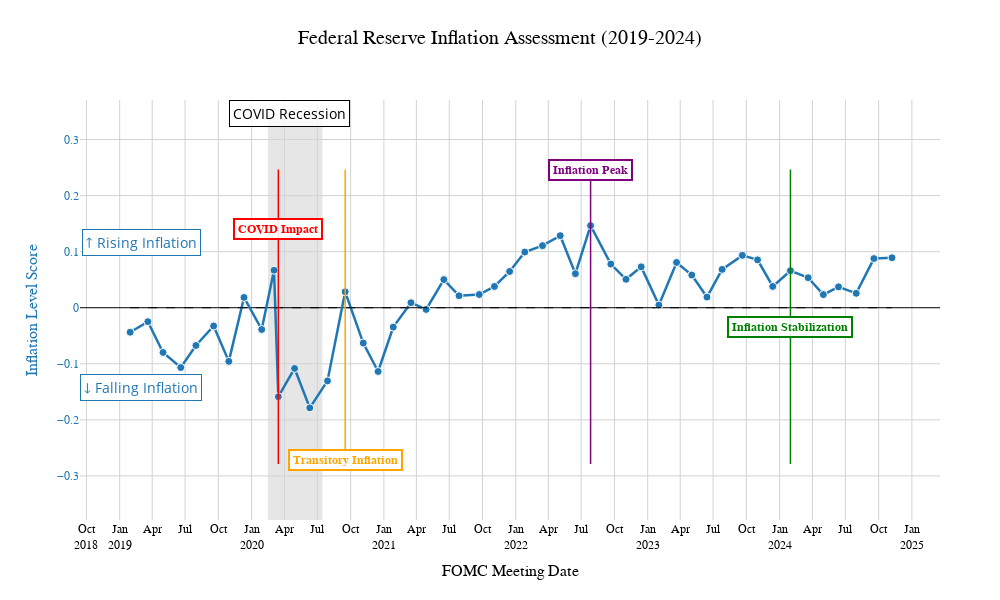

Source (notebook cell):
### Code cell
import plotly.graph_objects as go
import pandas as pd
import numpy as np
from datetime import datetime

# Convert date to datetime if it's not already
if not pd.api.types.is_datetime64_any_dtype(df['date']):
    df['date'] = pd.to_datetime(df['date'])

# Filter data for our time range (2019-01 to 2024-01)
mask = (df['date'] >= '2019-01-01') & (df['date'] <= '2025-01-31')
filtered_df = df.loc[mask].copy()

# Make sure the data is sorted by date
filtered_df = filtered_df.sort_values('date')

# Key events with dates and descriptions for inflation
key_events = [
    {'date': '2020-03-15', 'description': 'COVID Impact', 'color': 'red'},
    {'date': '2020-09-16', 'description': 'Transitory Inflation', 'color': 'orange'},
    {'date': '2022-07-27', 'description': 'Inflation Peak', 'color': 'purple'},
    {'date': '2024-01-31', 'description': 'Inflation Stabilization', 'color': 'green'}
]

# Create the figure
fig = go.Figure()

# Add inflation level score
fig.add_trace(
    go.Scatter(
        x=filtered_df['date'], 
        y=filtered_df['inflation_level_score'],
        mode='lines+markers',
        name='Inflation Level',
        line=dict(color='#1F77B4', width=2.5),  # Blue for inflation level
        marker=dict(
            size=8,
            color='#1F77B4',
            line=dict(color='white', width=1)
        )
    )
)

# Add reference line at zero
fig.add_shape(
    type="line",
    x0=filtered_df['date'].min(),
    y0=0,
    x1=filtered_df['date'].max(),
    y1=0,
    line=dict(color="black", width=1, dash="dash"),
)

# Add key events as vertical lines with clearly visible annotations
for event in key_events:
    event_date = pd.Timestamp(event['date'])
    
    # Find the nearest date in our data
    nearest_idx = abs(filtered_df['date'] - event_date).argmin()
    
    # Find the inflation score on that date (if available)
    y_position = 0
    if nearest_idx < len(filtered_df):
        y_position = filtered_df.iloc[nearest_idx]['inflation_level_score']
    
    # Add vertical line
    fig.add_shape(
        type="line",
        x0=event_date,
        y0=filtered_df['inflation_level_score'].min() - 0.1,
        x1=event_date,
        y1=filtered_df['inflation_level_score'].max() + 0.1,
        line=dict(
            color=event['color'],
            width=1.5,
            dash="solid",
        ),
    )
    
    # Position adjustments for annotations to prevent overlap and move out of middle
    # Vary the positions based on event date
    y_offsets = {
        '2020-03-15': 0.3,
        '2020-09-16': -0.3,
        '2022-07-27': 0.1,
        '2024-01-31': -0.1
    }
    
    y_offset = y_offsets.get(event['date'], 0)
    
    # Add clear text labels
    fig.add_annotation(
        x=event_date,
        y=y_position + y_offset,
        text=event['description'],
        showarrow=False,
        font=dict(size=12, color=event['color'], family="Arial", weight="bold"),
        align="center",
        bgcolor="rgba(255, 255, 255, 0.9)",
        bordercolor=event['color'],
        borderwidth=2,
        borderpad=3,
    )

# Add recession shading for COVID period
fig.add_shape(
    type="rect",
    x0="2020-02-15", 
    x1="2020-07-15",
    y0=filtered_df['inflation_level_score'].min() - 0.2,
    y1=filtered_df['inflation_level_score'].max() + 0.2,
    fillcolor="rgba(128, 128, 128, 0.2)", 
    line=dict(width=0),
    layer="below",
)

# Add clear text label for COVID recession
fig.add_annotation(
    x=pd.Timestamp("2020-04-15"),
    y=filtered_df['inflation_level_score'].max() + 0.2,
    text="COVID Recession",
    showarrow=False,
    font=dict(size=14, color="black"),
    align="center",
    bgcolor="rgba(255, 255, 255, 0.8)",
    bordercolor="black",
    borderwidth=1,
    borderpad=3,
)

# Add annotations for inflation level score - moved to edges
fig.add_annotation(
    x=pd.Timestamp("2019-03-01"),
    y=filtered_df['inflation_level_score'].max() * 0.8,
    text="↑ Rising Inflation",
    showarrow=False,
    font=dict(size=14, color="#1F77B4"),
    align="left",
    bgcolor="white",
    bordercolor="#1F77B4",
    borderwidth=1,
    borderpad=3,
)

fig.add_annotation(
    x=pd.Timestamp("2019-03-01"),
    y=filtered_df['inflation_level_score'].min() * 0.8,
    text="↓ Falling Inflation",
    showarrow=False,
    font=dict(size=14, color="#1F77B4"),
    align="left",
    bgcolor="white",
    bordercolor="#1F77B4",
    borderwidth=1,
    borderpad=3,
)

# Update layout with clear, print-friendly styling
fig.update_layout(
    title={
        'text': 'Federal Reserve Inflation Assessment (2019-2024)',
        'y':0.95,
        'x':0.5,
        'xanchor': 'center',
        'yanchor': 'top',
        'font': dict(size=20, family="Arial", color="black")
    },
    showlegend=False,  # No legend needed
    plot_bgcolor='white',
    paper_bgcolor='white',
    height=600,
    width=1000,
    margin=dict(l=80, r=60, t=100, b=80)
)

# Update x-axis
fig.update_xaxes(
    title_text="FOMC Meeting Date",
    title_font=dict(size=16, family="Arial", color="black"),
    showgrid=True,
    gridcolor='lightgray',
    gridwidth=1,
    dtick="M3",
    tickformat="%b\n%Y",
    tickfont=dict(size=12, family="Arial", color="black"),
    zeroline=False
)

# Update y-axis
fig.update_yaxes(
    title_text="Inflation Level Score",
    title_font=dict(size=16, family="Arial", color="#1F77B4"),
    showgrid=True,
    gridcolor='lightgray',
    gridwidth=1,
    zeroline=True,
    zerolinecolor='black',
    zerolinewidth=1,
    tickfont=dict(size=12, family="Arial", color="#1F77B4"),
)

# Show the figure
fig.show()

# Save as a static image for presentations
fig.write_image("fed_inflation_level_assessment.png", scale=2)  # Higher scale for better resolution

# Save as HTML
fig.write_html("fed_inflation_level_assessment.html")

### Figure 1 — Plotly figure (JSON) as saved in the notebook; plotly's stock layout.template omitted (floating-point values rounded to 4 significant figures)
{"data": [{"line": {"color": "#1F77B4", "width": 2.5}, "marker": {"color": "#1F77B4", "line": {"color": "white", "width": 1}, "size": 8}, "mode": "lines+markers", "name": "Inflation Level", "type": "scatter", "x": ["2019-01-30T00:00:00.000000000", "2019-03-20T00:00:00.000000000", "2019-05-01T00:00:00.000000000", "2019-06-19T00:00:00.000000000", "2019-07-31T00:00:00.000000000", "2019-09-18T00:00:00.000000000", "2019-10-30T00:00:00.000000000", "2019-12-11T00:00:00.000000000", "2020-01-29T00:00:00.000000000", "2020-03-03T00:00:00.000000000", "2020-03-15T00:00:00.000000000", "2020-04-29T00:00:00.000000000", "2020-06-10T00:00:00.000000000", "2020-07-29T00:00:00.000000000", "2020-09-16T00:00:00.000000000", "2020-11-05T00:00:00.000000000", "2020-12-16T00:00:00.000000000", "2021-01-27T00:00:00.000000000", "2021-03-17T00:00:00.000000000", "2021-04-28T00:00:00.000000000", "2021-06-16T00:00:00.000000000", "2021-07-28T00:00:00.000000000", "2021-09-22T00:00:00.000000000", "2021-11-03T00:00:00.000000000", "2021-12-15T00:00:00.000000000", "2022-01-26T00:00:00.000000000", "2022-03-16T00:00:00.000000000", "2022-05-04T00:00:00.000000000", "2022-06-15T00:00:00.000000000", "2022-07-27T00:00:00.000000000", "2022-09-21T00:00:00.000000000", "2022-11-02T00:00:00.000000000", "2022-12-14T00:00:00.000000000", "2023-02-01T00:00:00.000000000", "2023-03-22T00:00:00.000000000", "2023-05-03T00:00:00.000000000", "2023-06-14T00:00:00.000000000", "2023-07-26T00:00:00.000000000", "2023-09-20T00:00:00.000000000", "2023-11-01T00:00:00.000000000", "2023-12-13T00:00:00.000000000", "2024-01-31T00:00:00.000000000", "2024-03-20T00:00:00.000000000", "2024-05-01T00:00:00.000000000", "2024-06-12T00:00:00.000000000", "2024-07-31T00:00:00.000000000", "2024-09-18T00:00:00.000000000", "2024-11-07T00:00:00.000000000"], "y": [-0.04371, -0.02492, -0.07976, -0.1067, -0.06736, -0.03259, -0.0957, 0.01832, -0.03885, 0.06681, -0.1587, -0.1083, -0.1786, -0.1305, 0.02838, -0.06302, -0.1137, -0.03454, 0.008938, -0.003106, 0.05019, 0.0213, 0.02354, 0.0379, 0.06466, 0.09921, 0.1107, 0.1285, 0.06073, 0.1464, 0.07787, 0.05066, 0.07287, 0.004768, 0.08075, 0.05828, 0.01897, 0.06834, 0.09336, 0.08536, 0.03798, 0.06598, 0.05355, 0.02344, 0.03723, 0.02567, 0.08767, 0.08911]}], "layout": {"annotations": [{"align": "center", "bgcolor": "rgba(255, 255, 255, 0.9)", "bordercolor": "red", "borderpad": 3, "borderwidth": 2, "font": {"color": "red", "family": "Arial", "size": 12, "weight": "bold"}, "showarrow": false, "text": "COVID Impact", "x": "2020-03-15T00:00:00", "y": 0.1413}, {"align": "center", "bgcolor": "rgba(255, 255, 255, 0.9)", "bordercolor": "orange", "borderpad": 3, "borderwidth": 2, "font": {"color": "orange", "family": "Arial", "size": 12, "weight": "bold"}, "showarrow": false, "text": "Transitory Inflation", "x": "2020-09-16T00:00:00", "y": -0.2716}, {"align": "center", "bgcolor": "rgba(255, 255, 255, 0.9)", "bordercolor": "purple", "borderpad": 3, "borderwidth": 2, "font": {"color": "purple", "family": "Arial", "size": 12, "weight": "bold"}, "showarrow": false, "text": "Inflation Peak", "x": "2022-07-27T00:00:00", "y": 0.2464}, {"align": "center", "bgcolor": "rgba(255, 255, 255, 0.9)", "bordercolor": "green", "borderpad": 3, "borderwidth": 2, "font": {"color": "green", "family": "Arial", "size": 12, "weight": "bold"}, "showarrow": false, "text": "Inflation Stabilization", "x": "2024-01-31T00:00:00", "y": -0.03402}, {"align": "center", "bgcolor": "rgba(255, 255, 255, 0.8)", "bordercolor": "black", "borderpad": 3, "borderwidth": 1, "font": {"color": "black", "size": 14}, "showarrow": false, "text": "COVID Recession", "x": "2020-04-15T00:00:00", "y": 0.3464}, {"align": "left", "bgcolor": "white", "bordercolor": "#1F77B4", "borderpad": 3, "borderwidth": 1, "font": {"color": "#1F77B4", "size": 14}, "showarrow": false, "text": "↑ Rising Inflation", "x": "2019-03-01T00:00:00", "y": 0.1171}, {"align": "left", "bgcolor": "white", "bordercolor": "#1F77B4", "borderpad": 3, "borderwidth": 1, "font": {"color": "#1F77B4", "size": 14}, "showarrow": false, "text": "↓ Falling Inflation", "x": "2019-03-01T00:00:00", "y": -0.1429}], "height": 600, "margin": {"b": 80, "l": 80, "r": 60, "t": 100}, "paper_bgcolor": "white", "plot_bgcolor": "white", "shapes": [{"line": {"color": "black", "dash": "dash", "width": 1}, "type": "line", "x0": "2019-01-30T00:00:00", "x1": "2024-11-07T00:00:00", "y0": 0, "y1": 0}, {"line": {"color": "red", "dash": "solid", "width": 1.5}, "type": "line", "x0": "2020-03-15T00:00:00", "x1": "2020-03-15T00:00:00", "y0": -0.2786, "y1": 0.2464}, {"line": {"color": "orange", "dash": "solid", "width": 1.5}, "type": "line", "x0": "2020-09-16T00:00:00", "x1": "2020-09-16T00:00:00", "y0": -0.2786, "y1": 0.2464}, {"line": {"color": "purple", "dash": "solid", "width": 1.5}, "type": "line", "x0": "2022-07-27T00:00:00", "x1": "2022-07-27T00:00:00", "y0": -0.2786, "y1": 0.2464}, {"line": {"color": "green", "dash": "solid", "width": 1.5}, "type": "line", "x0": "2024-01-31T00:00:00", "x1": "2024-01-31T00:00:00", "y0": -0.2786, "y1": 0.2464}, {"fillcolor": "rgba(128, 128, 128, 0.2)", "layer": "below", "line": {"width": 0}, "type": "rect", "x0": "2020-02-15", "x1": "2020-07-15", "y0": -0.3786, "y1": 0.3464}], "showlegend": false, "title": {"font": {"color": "black", "family": "Arial", "size": 20}, "text": "Federal Reserve Inflation Assessment (2019-2024)", "x": 0.5, "xanchor": "center", "y": 0.95, "yanchor": "top"}, "width": 1000, "xaxis": {"dtick": "M3", "gridcolor": "lightgray", "gridwidth": 1, "showgrid": true, "tickfont": {"color": "black", "family": "Arial", "size": 12}, "tickformat": "%b\n%Y", "title": {"font": {"color": "black", "family": "Arial", "size": 16}, "text": "FOMC Meeting Date"}, "zeroline": false}, "yaxis": {"gridcolor": "lightgray", "gridwidth": 1, "showgrid": true, "tickfont": {"color": "#1F77B4", "family": "Arial", "size": 12}, "title": {"font": {"color": "#1F77B4", "family": "Arial", "size": 16}, "text": "Inflation Level Score"}, "zeroline": true, "zerolinecolor": "black", "zerolinewidth": 1}}}
